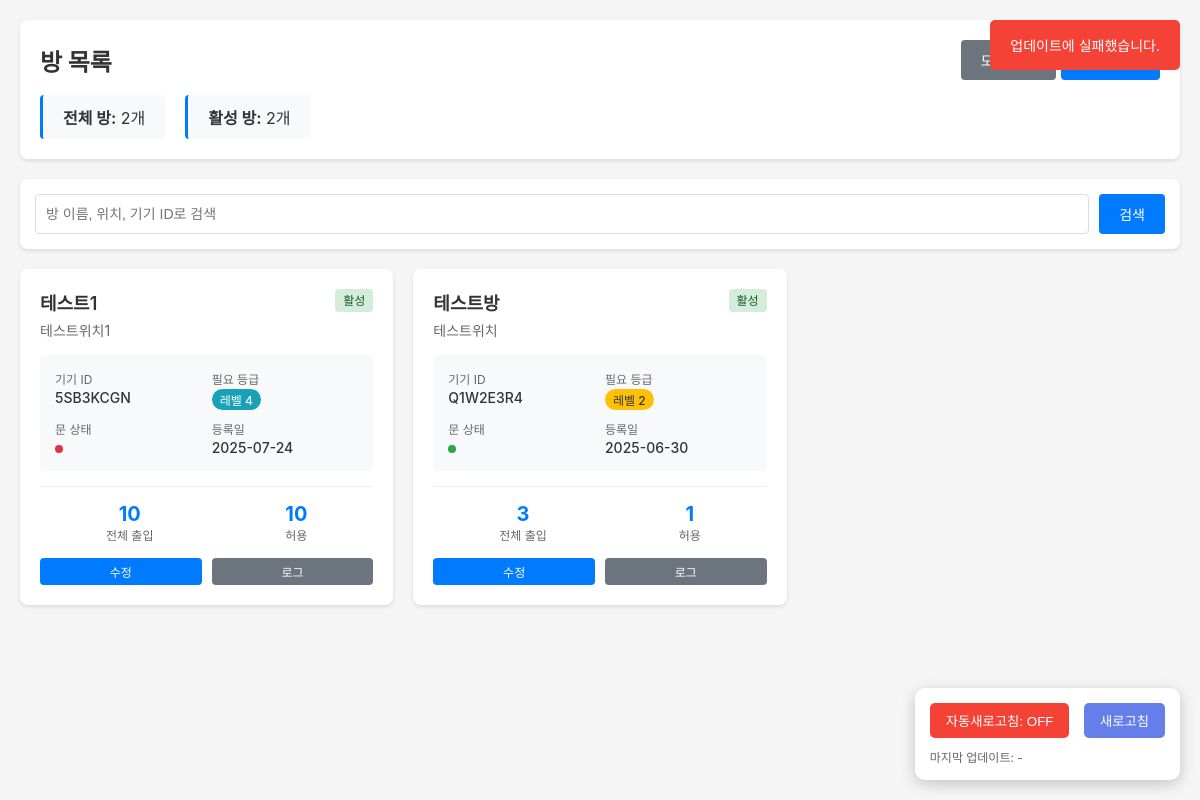
Page /RFID/room_list/ (signed in) on the earlier database version.
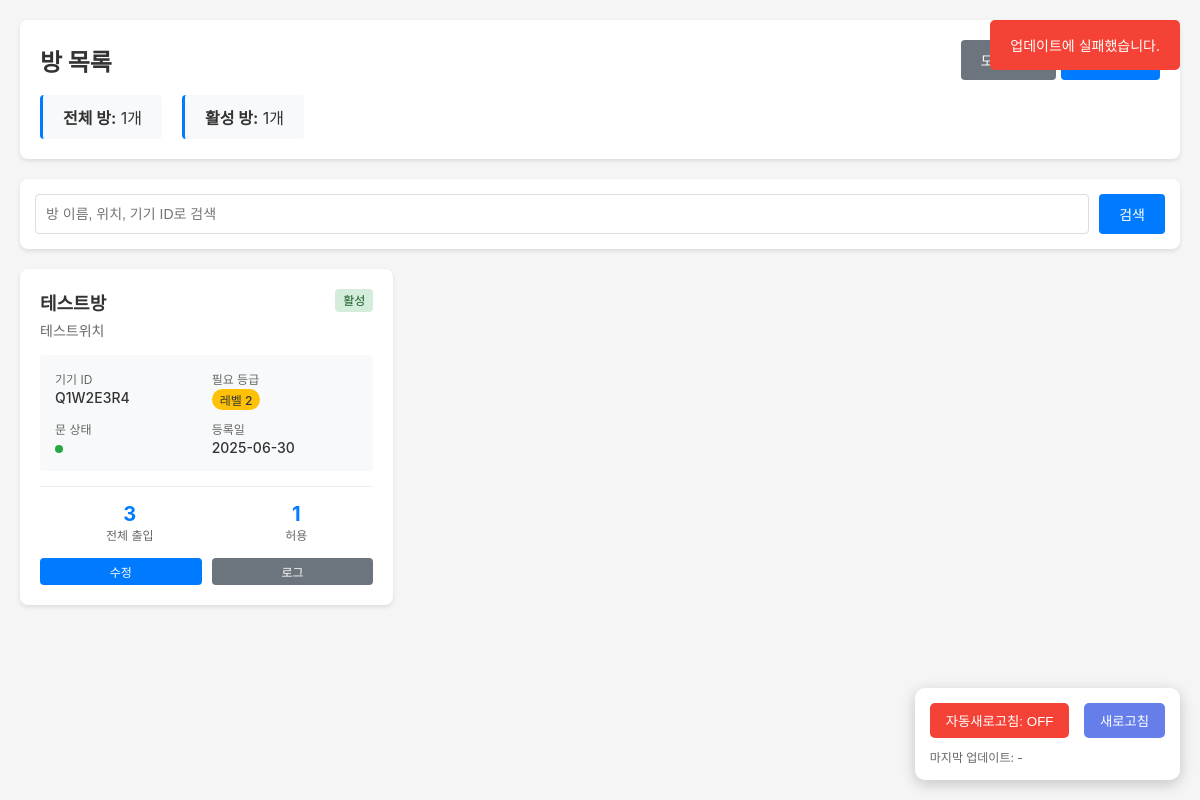
Same page on the later database version.
### RFID/models.py (models this page shows, shortened)
class Room(models.Model):
    name = models.CharField(
        max_length=100,
        verbose_name="방 이름",
        help_text="예: 회의실A, 서버실, 사무실"
    )
    location = models.CharField(
        max_length=150,
        verbose_name="방 위치",
        help_text="예: 3층 동쪽, GPS좌표, 상세 주소"
    )
    required_level = models.IntegerField(
        verbose_name="필요 보안 등급",
        validators=[MinValueValidator(0), MaxValueValidator(5)],
        help_text="0=최고 권한, 5=최저 권한"
    )
    device_id = models.CharField(
        max_length=20,
        unique=True,
        verbose_name="아두이노 기기 ID",
        help_text="각 아두이노 기기의 고유 식별자"
    )
    is_enabled = models.BooleanField(
        default=True,
        verbose_name="방 사용 가능 여부",
        help_text="False시 모든 출입 차단"
    )
    door_status = models.BooleanField(
        default=False,
        verbose_name="현재 문 상태",
        help_text="True=열림, False=닫힘"
    )
    last_door_change = models.DateTimeField(
        null=True,
        blank=True,
        verbose_name="마지막 문 상태 변경 시간"
    )
    created_at = models.DateTimeField(
        auto_now_add=True,
        verbose_name="등록일시"
    )
    class Meta:
        db_table = 'room_info'
        verbose_name = "방 정보"
        verbose_name_plural = "ROOM : 방 정보 목록"
        indexes = [
            models.Index(fields=['device_id']),
            models.Index(fields=['required_level']),
        ]

### RFID/views_room.py (the view)
# urls.py: path('room_list/', views_room.room_list, name='room_list'),
@login_required
def room_list(request):
    if not request.user.is_superuser:
        return HttpResponse("접근 권한이 없습니다.", status=403)
    search = request.GET.get('search', '')
    rooms = Room.objects.all()
    if search:
        rooms = rooms.filter(
            Q(name__icontains=search) |
            Q(location__icontains=search) |
            Q(device_id__icontains=search)
        )
    rooms = rooms.annotate(
        access_count=Count('access_logs'),
        granted_count=Count('access_logs', filter=Q(access_logs__access_result='granted'))
    )
    paginator = Paginator(rooms.order_by('name'), 20)
    page = request.GET.get('page', 1)
    rooms_page = paginator.get_page(page)
    context = {
        'rooms': rooms_page,
        'search': search,
        'total_count': paginator.count,
        'active_count': Room.objects.filter(is_enabled=True).count(),
    }
    return render(request, 'room_list.html', context)

### RFID/templates/room_list.html (shortened to what this page needs)
<!DOCTYPE html>
<html lang="ko">
<head>
</head>
<body>
    <div class="container">
        <div class="header">
            <div class="header-top">
                <h1>방 목록</h1>
                <div>
                    <a href="/RFID/module_list/" class="btn btn-secondary">모듈 관리</a>
                    <a href="/RFID/room_add/" class="btn btn-primary">새 방 등록</a>
                </div>
            </div>
            <div class="stats">
                <div class="stat-box">
                    <strong>전체 방:</strong> {{ total_count }}개
                </div>
                <div class="stat-box">
                    <strong>활성 방:</strong> {{ active_count }}개
                </div>
            </div>
        </div>
        <div class="search-bar">
            <form method="get" class="search-form">
                <input type="text" name="search" value="{{ search }}" placeholder="방 이름, 위치, 기기 ID로 검색">
                <button type="submit" class="btn btn-primary">검색</button>
            </form>
        </div>
        {% if rooms %}
        <div class="room-grid">
            {% for room in rooms %}
            <div class="room-card">
                <div class="room-header">
                    <div>
                        <div class="room-name">{{ room.name }}</div>
                        <div class="room-location">{{ room.location }}</div>
                    </div>
                    <div>
                        {% if room.is_enabled %}
                            <span class="room-status status-enabled">활성</span>
                        {% else %}
                            <span class="room-status status-disabled">비활성</span>
                        {% endif %}
                    </div>
                </div>
                <div class="room-info">
                    <div class="info-item">
                        <span class="info-label">기기 ID</span>
                        <span class="info-value">{{ room.device_id }}</span>
                    </div>
                    <div class="info-item">
                        <span class="info-label">필요 등급</span>
                        <span class="info-value">
                            <span class="level-badge level-{{ room.required_level }}">
                                레벨 {{ room.required_level }}
                            </span>
                        </span>
                    </div>
                    <div class="info-item">
                        <span class="info-label">문 상태</span>
                        <span class="info-value">
                            <span class="door-indicator">
                                <span class="door-status-icon {% if room.door_status %}door-open{% else %}door-closed{% endif %}"></span>
                            </span>
                        </span>
                    </div>
                    <div class="info-item">
                        <span class="info-label">등록일</span>
                        <span class="info-value">{{ room.created_at|date:"Y-m-d" }}</span>
                    </div>
                </div>
                <div class="room-stats">
                    <div class="stat">
                        <div class="stat-number">{{ room.access_count }}</div>
                        <div class="stat-label">전체 출입</div>
                    </div>
                    <div class="stat">
                        <div class="stat-number">{{ room.granted_count }}</div>
                        <div class="stat-label">허용</div>
                    </div>
                </div>
                <div class="room-actions">
                    <a href="/RFID/room_edit/{{ room.id }}/" class="btn btn-primary btn-sm">수정</a>
                    <a href="#" onclick="viewRoomLogs({{ room.id }})" class="btn btn-secondary btn-sm">로그</a>
                </div>
            </div>
            {% endfor %}
        </div>
        {% endif %}
    </div>
</body>
</html>

Differences in the rows shown:
removed Room: name "테스트1", location "테스트위치1", is_enabled "활성", device_id "5SB3KCGN", required_level "4", door_status False (drawn), created_at "2025-07-24", access_count "10", granted_count "10"
Other differences:
{{ total_count }}: "2" → "1"
{{ active_count }}: "2" → "1"
